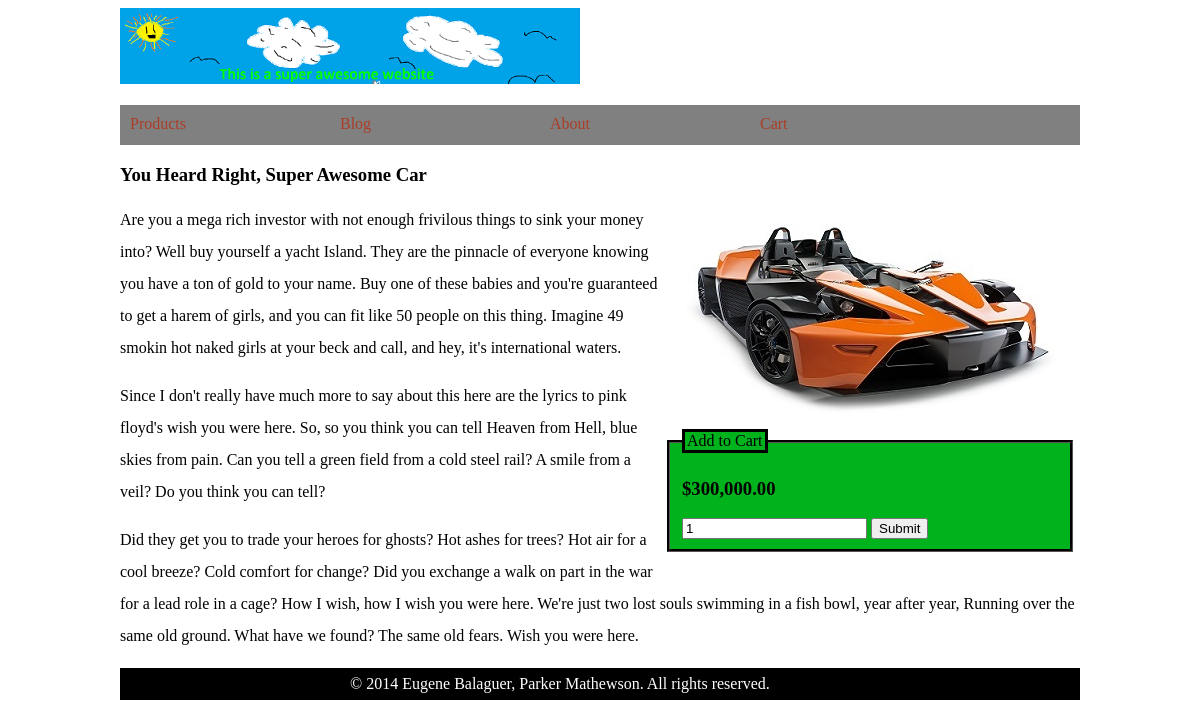
/product.php?product=3, run on the app's committed database.
### tables this page shows
CREATE TABLE IF NOT EXISTS `product` (
  `id` int(11) NOT NULL AUTO_INCREMENT,
  `name` varchar(64) NOT NULL,
  `description` varchar(2056) NOT NULL,
  `image` varchar(64) NOT NULL,
  `price` double NOT NULL,
  PRIMARY KEY (`id`)
);

### product.php (the view, shortened to what this page needs)
<?php include('header.php');
if (isset($_GET['product'])) {
	$productName = $_GET['product'];
}
$cleanProduct = filter_var($productName, FILTER_SANITIZE_STRING);
$cleanProduct = htmlentities($cleanProduct);
$DBH = new PDO("mysql:host=localhost;dbname=hw4", 'root', '');
$stmt = $DBH->prepare("SELECT * FROM product WHERE id = $cleanProduct");
$stmt->bindValue(':atitle', $cleanProduct, PDO::PARAM_STR);
$stmt->execute();
$product_html = $stmt -> fetch();
?>
<h3>
	You Heard Right, <?php echo $product_html['name'] ?>
</h3>
<div class="yacht_and_cart">
	<img id="product_yacht" alt ="<?php echo $product_html['name'] ?>" src="<?php echo $product_html['image'] ?>"/>
	<form id="addtocart" action="cart.php" method="get">
		<fieldset>
			<legend id="money">Add to Cart</legend>
			<input type="text" name="productquantity" value="1" id="productquantity"/>
			<input type="submit"/>
		</fieldset>
	</form>
</div>
<?php
echo $product_html['description'];
include('footer.php'); ?>

### data on the page
product: name "Super Awesome Car", image (picture), description "Are you a mega rich investor with not enough frivilous things to sink your money into? Well buy yourself a yacht Island. They are the pinnacle of everyone knowing you have a ton of gold to your name. Buy one of these babies and you're guaranteed to get a harem of girls, and you can fit like 50 people on this thing. Imagine 49 smokin hot naked girls at your beck and call, and hey, it's international waters. Since I don't really have much more to say about this here are the lyrics to pink floyd's wish you were here. So, so you think you can tell Heaven from Hell, blue skies from pain. Can you tell a green field from a cold steel rail? A smile from a veil? Do you think you can tell? Did they…"
